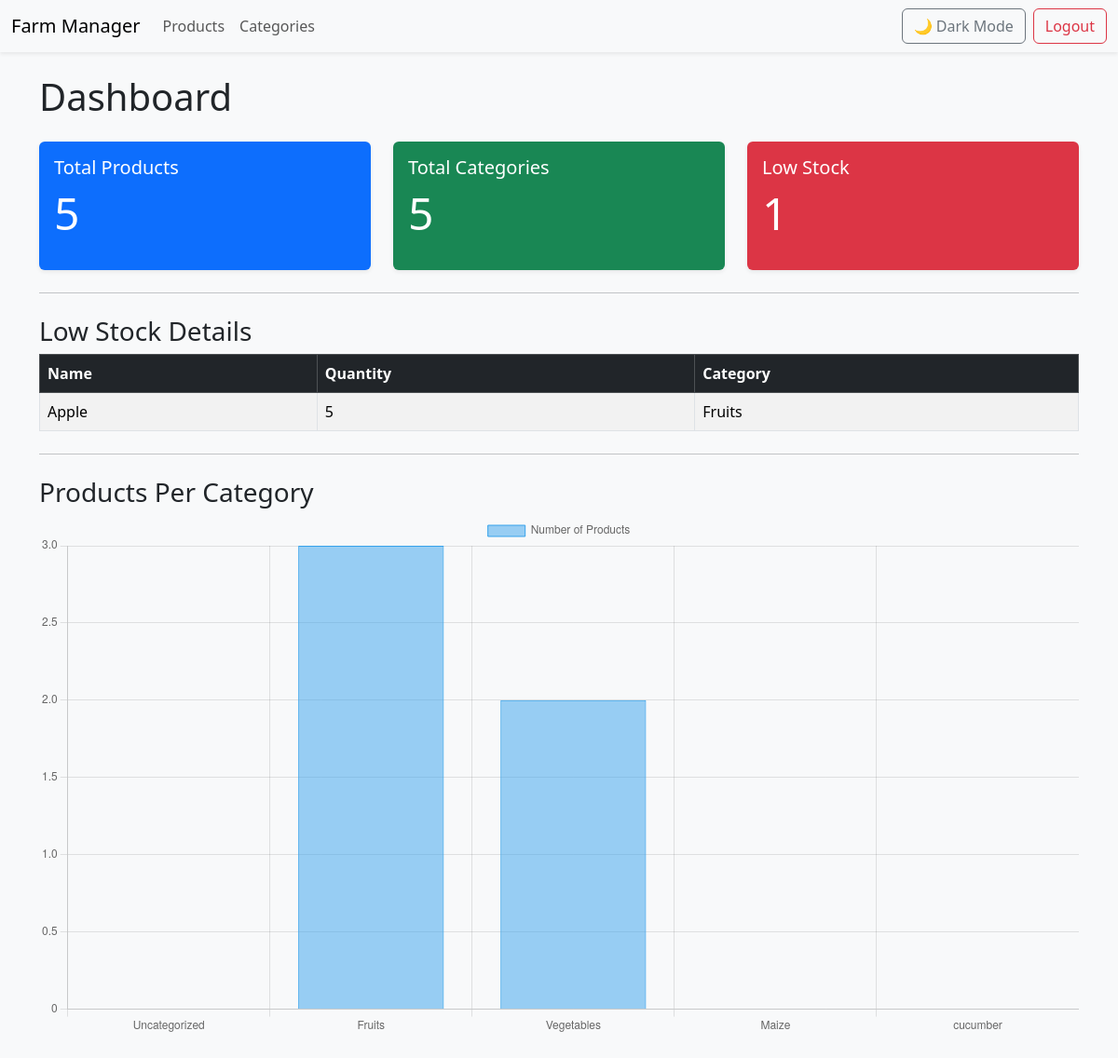
The app's page / (signed in) with its own data.
### products/models.py (models this page shows, shortened)
class Product(models.Model):
    name = models.CharField(max_length=100)
    price = models.DecimalField(max_digits=10, decimal_places=2)
    quantity = models.IntegerField()
    description = models.TextField(blank=True)
    image = models.ImageField(upload_to='products/', blank=True, null=True)
    category = models.ForeignKey(
        Category,
        on_delete=models.SET_NULL,
        null=True,      # allow NULL values for existing products
        blank=True      # allow empty in forms
    )

class Category(models.Model):
    name = models.CharField(max_length=100, unique=True)

### products/views.py (the view)
# urls.py: path('', views.dashboard, name='dashboard'),  # homepage
@login_required
def dashboard(request):
    total_products = Product.objects.count()
    total_categories = Category.objects.count()
    low_stock_products = Product.objects.filter(quantity__lte=5)
    categories = Category.objects.annotate(
        product_count=Count('product')
    )
    labels = [cat.name for cat in categories]
    data = [cat.product_count for cat in categories]
    context = {
        'total_products': total_products,
        'total_categories': total_categories,
        'low_stock_products': low_stock_products,
        'labels': json.dumps(labels),
        'data': json.dumps(data),
    }
    return render(request, 'products/dashboard.html', context)

### products/templates/products/dashboard.html (shortened to what this page needs)
{% extends 'products/base.html' %}
{% block content %}
<h1 class="mb-4">Dashboard</h1>
<div class="row g-4 mb-4">
    <div class="col-md-4">
        <div class="card shadow-sm border-0 text-white bg-primary h-100">
            <div class="card-body">
                <h5>Total Products</h5>
                <p class="display-5">{{ total_products }}</p>
            </div>
        </div>
    </div>
    <div class="col-md-4">
        <div class="card shadow-sm border-0 text-white bg-success h-100">
            <div class="card-body">
                <h5>Total Categories</h5>
                <p class="display-5">{{ total_categories }}</p>
            </div>
        </div>
    </div>
    <div class="col-md-4">
        <div class="card shadow-sm border-0 text-white bg-danger h-100">
            <div class="card-body">
                <h5>Low Stock</h5>
                <p class="display-5">{{ low_stock_products.count }}</p>
            </div>
        </div>
    </div>
</div>
<hr>
{% if low_stock_products %}
<h3 class="mt-4">Low Stock Details</h3>
<table class="table table-striped table-bordered">
    <thead class="table-dark">
        <tr>
            <th>Name</th>
            <th>Quantity</th>
            <th>Category</th>
        </tr>
    </thead>
    <tbody>
        {% for product in low_stock_products %}
        <tr>
            <td>{{ product.name }}</td>
            <td>{{ product.quantity }}</td>
            <td>{{ product.category.name }}</td>
        </tr>
        {% endfor %}
    </tbody>
</table>
{% endif %}
<hr class="my-4">
<h3>Products Per Category</h3>
<canvas id="categoryChart"></canvas>
<script>
const labels = {{ labels|safe }};
const data = {{ data|safe }};
const ctx = document.getElementById('categoryChart');
new Chart(ctx, {
    type: 'bar',
    data: {
        labels: labels,
        datasets: [{
            label: 'Number of Products',
            data: data,
            borderWidth: 1
        }]
    },
    options: {
        responsive: true,
        scales: {
            y: {
                beginAtZero: true
            }
        }
    }
});
</script>
{% endblock %}

### records on screen
Product: name "Apple", quantity "5", category.name "Fruits"

### other values on screen
{{ total_products }} "5"
{{ total_categories }} "5"
{{ low_stock_products.count }} "1"
chart data {{ labels|safe }} ["Uncategorized", "Fruits", "Vegetables", "Maize", "cucumber"]
chart data {{ data|safe }} [0, 3, 2, 0, 0]
